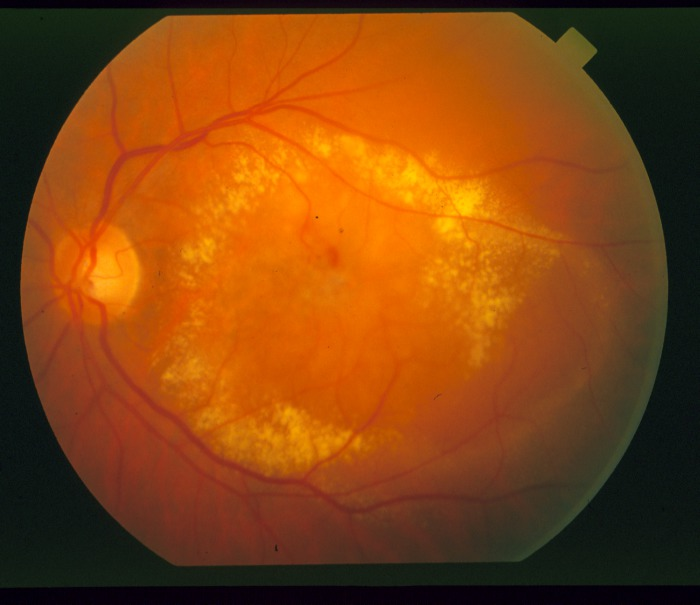
#> input picture Data/im0002.tif, 700 x 605 px
$ jupyter execute '9.2 Filtros lineales - Diferencia.ipynb'
#> lines starting #> are read from the running program, lines starting #| are printed output that depends on the picture
[cell 1]
from google.colab import files
uploaded = files.upload()
#> the answer given: im0002.tif

[cell 2]
import numpy as np
import matplotlib.image as mpimg
import matplotlib.pyplot as plt
import cv2
import os
from scipy import ndimage, misc

[cell 3]
from google.colab import drive
drive.mount('/content/drive')

[cell 4]
os.chdir("/content/drive/My Drive/Intro_procesamiento_de_imagenes/Data")

# Filtros de diferencia

## 1. Prewitt

[cell 5]
img = mpimg.imread('im0002.tif')[:,:,1]
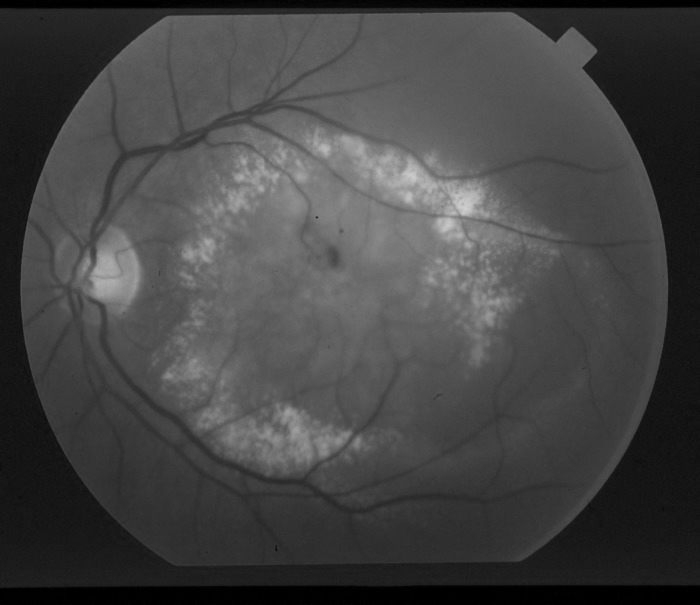
#> img: shape (605, 700); min 0, max 207, mean 68.2

#Crea el kernel
mask_prewitt_x = np.array([[-1 , 0 , 1],[-1 , 0 , 1],[-1 , 0 , 1]])
mask_prewitt_y = np.array([[-1 , -1 , -1],[0 , 0 , 0],[1 , 1 , 1]])

#Filtra la imagen utilizando el kernel anterior
dst_x = cv2.filter2D(img,-1,mask_prewitt_x)
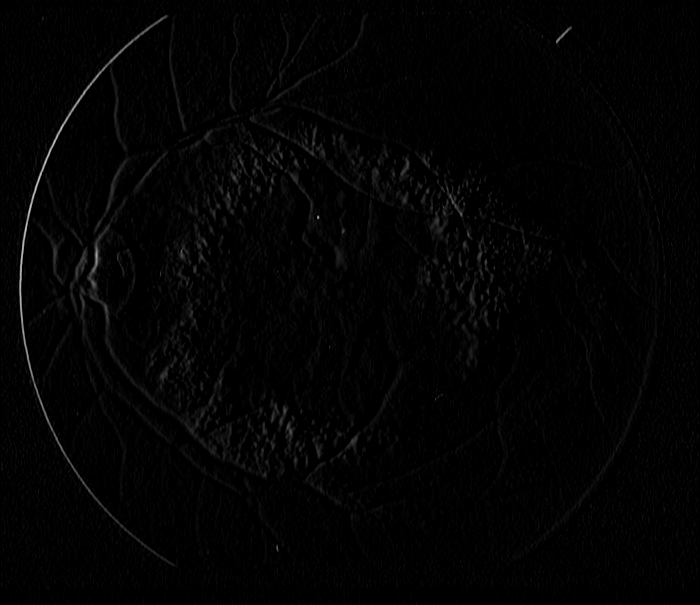
#> dst_x: shape (605, 700); min 0, max 203, mean 3.1
dst_y = cv2.filter2D(img,-1,mask_prewitt_y)
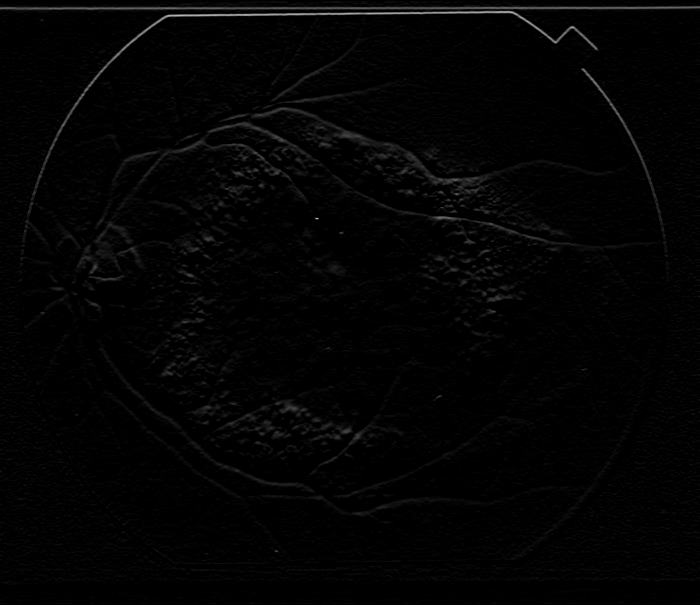
#> dst_y: shape (605, 700); min 0, max 185, mean 3.4

plt.figure(1,figsize=(16,20))
plt.subplot(131),plt.axis('off'),plt.imshow(img,cmap='gray'),plt.title('Original')
plt.subplot(132),plt.axis('off'),plt.imshow(dst_x,cmap='gray'),plt.title('filtro de Prewitt X')
plt.subplot(133),plt.axis('off'),plt.imshow(dst_y,cmap='gray'),plt.title('filtro de Prewitt Y')

print('Kernel Prewitt X: \n')
print(mask_prewitt_x)
print('\n')
print('Kernel Prewitt Y: \n')
print(mask_prewitt_y)
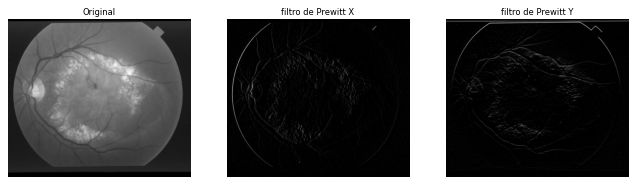
#> figure drawn by matplotlib, 3 panels

[cell 6]
# Este kernel resalta las diferencias entre pixeles de la imagen

[cell 7]
# Filtro de Prewitt X: visualizacion en el eje X se coloca un foco
# Filtro de Prewitt Y: visualizacion en el eje Y se coloca un foco

## 2. Sobel

[cell 8]
img = mpimg.imread('im0002.tif')[:,:,1]

#Crea el kernel
mask_sobel_x = np.array([[-1 , 0 , 1],[-2 , 0 , 2],[-1 , 0 , 1]])
mask_sobel_y = np.array([[-1 , -2 , -1],[0 , 0 , 0],[1 , 2 , 1]])

#Filtra la imagen utilizando el kernel anterior
dst_x = cv2.filter2D(img,-1,mask_sobel_x)
dst_y = cv2.filter2D(img,-1,mask_sobel_y)

plt.figure(1,figsize=(16,20))
plt.subplot(131),plt.axis('off'),plt.imshow(img,cmap='gray'),plt.title('Original')
plt.subplot(132),plt.axis('off'),plt.imshow(dst_x,cmap='gray'),plt.title('filtro de Sobel X')
plt.subplot(133),plt.axis('off'),plt.imshow(dst_y,cmap='gray'),plt.title('filtro de Sobel Y')

print('Kernel Sobel x: \n')
print(mask_sobel_x)
print('\n')
print('Kernel Sobel y: \n')
print(mask_sobel_y)

[cell 9]
# A diferencia del Filtro de Prewwit le da mas importancia al centro , las venas se ven un poco mas gruesas

## 3. Roberts

[cell 10]
# Los contornos se captan alponer un punto de iluminacion en las esquinas
img = mpimg.imread('im0002.tif')[:,:,1]

#Crea el kernel
mask_robert_1 = np.array([[0 , 1],[-1 , 0]])
mask_robert_2 = np.array([[1 , 0],[0 , -1]])

#Filtra la imagen utilizando el kernel anterior
dst_1 = cv2.filter2D(img,-1,mask_robert_1)
dst_2 = cv2.filter2D(img,-1,mask_robert_2)

plt.figure(1,figsize=(16,20))
plt.subplot(131),plt.axis('off'),plt.imshow(img,cmap='gray'),plt.title('Original')
plt.subplot(132),plt.axis('off'),plt.imshow(dst_1,cmap='gray'),plt.title('filtro de Robert 1')
plt.subplot(133),plt.axis('off'),plt.imshow(dst_2,cmap='gray'),plt.title('filtro de Robert 2')

print('Kernel Robert 1: \n')
print(mask_robert_1)
print('\n')
print('Kernel Robert 2: \n')
print(mask_robert_2)

## 4. Laplaciano

[cell 11]
img = mpimg.imread('im0002.tif')[:,:,1]

#Crea el kernel
mask_laplaciano_1 = np.array([[0 , 1 , 0],[1 , -4 , 1],[0 , 1 , 0]])
mask_laplaciano_2 = np.array([[1 , 1 , 1],[1 , -8 , 1],[1 , 1 , 1]])

#Filtra la imagen utilizando el kernel anterior
dst_1 = cv2.filter2D(img,-1,mask_laplaciano_1)
dst_2 = cv2.filter2D(img,-1,mask_laplaciano_2)
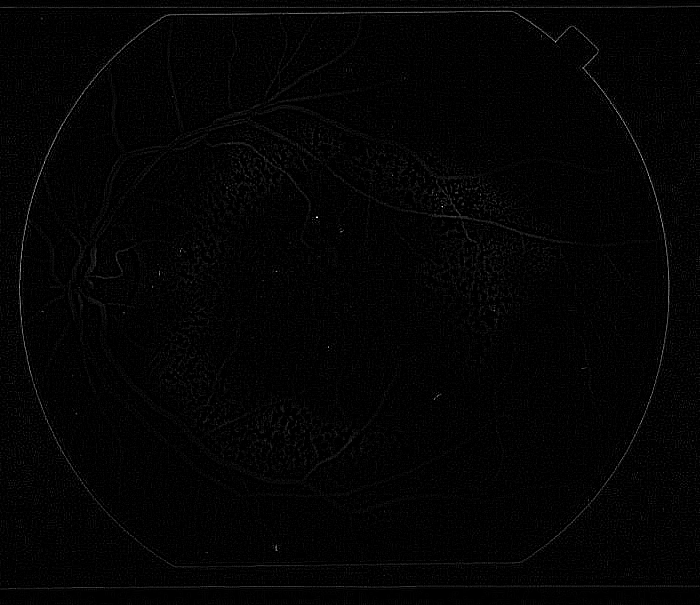
#> dst_2: shape (605, 700); min 0, max 255, mean 3.6

plt.figure(1,figsize=(16,20))
plt.subplot(131),plt.axis('off'),plt.imshow(img,cmap='gray'),plt.title('Original')
plt.subplot(132),plt.axis('off'),plt.imshow(dst_1,cmap='gray'),plt.title('filtro de Laplaciano basico')
plt.subplot(133),plt.axis('off'),plt.imshow(dst_2,cmap='gray'),plt.title('filtro de Laplaciano con contribucion de las esquinas')

print('Kernel laplaciano 1: \n')
print(mask_laplaciano_1)
print('\n')
print('Kernel laplaciano 2: \n')
print(mask_laplaciano_2)

## 5. Canny

[cell 12]
img = mpimg.imread('keyb.tif')
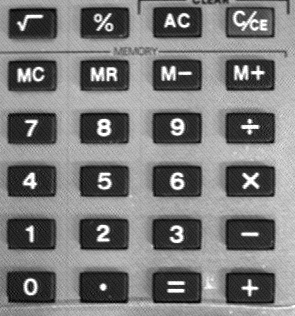
#> input picture Data/keyb.tif, 295 x 316 px
#> img is the input picture: shape (316, 295); min 0, max 255, mean 123.3

edge_img = cv2.Canny(img,100,300)
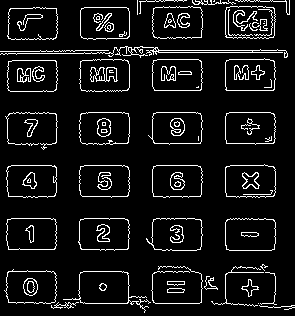
#> edge_img: shape (316, 295); 8.1% white in thin lines or dots

plt.figure(1,figsize=(16,20))
plt.subplot(121),plt.imshow(img,cmap='gray'),plt.title('Original')

plt.subplot(122),plt.imshow(edge_img,cmap='gray'),plt.title('filtro de Canny')
